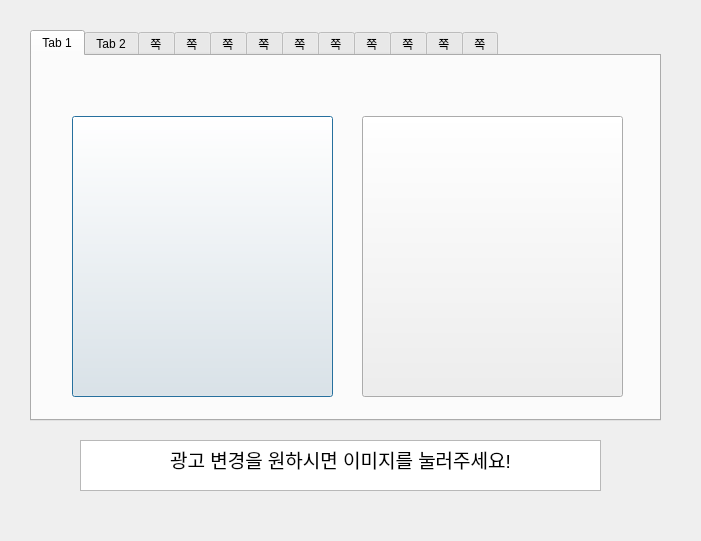
<?xml version="1.0" encoding="UTF-8"?>
<ui version="4.0">
 <class>Dialog</class>
 <widget class="QDialog" name="Dialog">
  <property name="geometry">
   <rect>
    <x>0</x>
    <y>0</y>
    <width>701</width>
    <height>541</height>
   </rect>
  </property>
  <property name="windowTitle">
   <string>Dialog</string>
  </property>
  <widget class="QTabWidget" name="tabWidget">
   <property name="geometry">
    <rect>
     <x>30</x>
     <y>30</y>
     <width>631</width>
     <height>391</height>
    </rect>
   </property>
   <property name="currentIndex">
    <number>0</number>
   </property>
   <widget class="QWidget" name="tab">
    <attribute name="title">
     <string>Tab 1</string>
    </attribute>
    <widget class="QPushButton" name="pushButton">
     <property name="geometry">
      <rect>
       <x>40</x>
       <y>60</y>
       <width>261</width>
       <height>281</height>
      </rect>
     </property>
     <property name="text">
      <string/>
     </property>
    </widget>
    <widget class="QPushButton" name="pushButton_2">
     <property name="geometry">
      <rect>
       <x>330</x>
       <y>60</y>
       <width>261</width>
       <height>281</height>
      </rect>
     </property>
     <property name="text">
      <string/>
     </property>
    </widget>
   </widget>
   <widget class="QWidget" name="tab_2">
    <attribute name="title">
     <string>Tab 2</string>
    </attribute>
    <widget class="QPushButton" name="pushButton_3">
     <property name="geometry">
      <rect>
       <x>40</x>
       <y>60</y>
       <width>261</width>
       <height>281</height>
      </rect>
     </property>
     <property name="text">
      <string/>
     </property>
    </widget>
    <widget class="QPushButton" name="pushButton_4">
     <property name="geometry">
      <rect>
       <x>330</x>
       <y>60</y>
       <width>261</width>
       <height>281</height>
      </rect>
     </property>
     <property name="text">
      <string/>
     </property>
    </widget>
   </widget>
   <widget class="QWidget" name="tab_3">
    <attribute name="title">
     <string>쪽</string>
    </attribute>
    <widget class="QPushButton" name="pushButton_5">
     <property name="geometry">
      <rect>
       <x>40</x>
       <y>60</y>
       <width>261</width>
       <height>281</height>
      </rect>
     </property>
     <property name="text">
      <string/>
     </property>
    </widget>
    <widget class="QPushButton" name="pushButton_6">
     <property name="geometry">
      <rect>
       <x>330</x>
       <y>60</y>
       <width>261</width>
       <height>281</height>
      </rect>
     </property>
     <property name="text">
      <string/>
     </property>
    </widget>
   </widget>
   <widget class="QWidget" name="tab_4">
    <attribute name="title">
     <string>쪽</string>
    </attribute>
    <widget class="QPushButton" name="pushButton_7">
     <property name="geometry">
      <rect>
       <x>40</x>
       <y>60</y>
       <width>261</width>
       <height>281</height>
      </rect>
     </property>
     <property name="text">
      <string/>
     </property>
    </widget>
    <widget class="QPushButton" name="pushButton_8">
     <property name="geometry">
      <rect>
       <x>330</x>
       <y>60</y>
       <width>261</width>
       <height>281</height>
      </rect>
     </property>
     <property name="text">
      <string/>
     </property>
    </widget>
   </widget>
   <widget class="QWidget" name="tab_5">
    <attribute name="title">
     <string>쪽</string>
    </attribute>
    <widget class="QPushButton" name="pushButton_9">
     <property name="geometry">
      <rect>
       <x>40</x>
       <y>60</y>
       <width>261</width>
       <height>281</height>
      </rect>
     </property>
     <property name="text">
      <string/>
     </property>
    </widget>
    <widget class="QPushButton" name="pushButton_10">
     <property name="geometry">
      <rect>
       <x>330</x>
       <y>60</y>
       <width>261</width>
       <height>281</height>
      </rect>
     </property>
     <property name="text">
      <string/>
     </property>
    </widget>
   </widget>
   <widget class="QWidget" name="tab_6">
    <attribute name="title">
     <string>쪽</string>
    </attribute>
    <widget class="QPushButton" name="pushButton_11">
     <property name="geometry">
      <rect>
       <x>40</x>
       <y>60</y>
       <width>261</width>
       <height>281</height>
      </rect>
     </property>
     <property name="text">
      <string/>
     </property>
    </widget>
    <widget class="QPushButton" name="pushButton_12">
     <property name="geometry">
      <rect>
       <x>330</x>
       <y>60</y>
       <width>261</width>
       <height>281</height>
      </rect>
     </property>
     <property name="text">
      <string/>
     </property>
    </widget>
   </widget>
   <widget class="QWidget" name="tab_7">
    <attribute name="title">
     <string>쪽</string>
    </attribute>
    <widget class="QPushButton" name="pushButton_13">
     <property name="geometry">
      <rect>
       <x>40</x>
       <y>60</y>
       <width>261</width>
       <height>281</height>
      </rect>
     </property>
     <property name="text">
      <string/>
     </property>
    </widget>
    <widget class="QPushButton" name="pushButton_14">
     <property name="geometry">
      <rect>
       <x>330</x>
       <y>60</y>
       <width>261</width>
       <height>281</height>
      </rect>
     </property>
     <property name="text">
      <string/>
     </property>
    </widget>
   </widget>
   <widget class="QWidget" name="tab_8">
    <attribute name="title">
     <string>쪽</string>
    </attribute>
    <widget class="QPushButton" name="pushButton_15">
     <property name="geometry">
      <rect>
       <x>40</x>
       <y>60</y>
       <width>261</width>
       <height>281</height>
      </rect>
     </property>
     <property name="text">
      <string/>
     </property>
    </widget>
    <widget class="QPushButton" name="pushButton_16">
     <property name="geometry">
      <rect>
       <x>330</x>
       <y>60</y>
       <width>261</width>
       <height>281</height>
      </rect>
     </property>
     <property name="text">
      <string/>
     </property>
    </widget>
   </widget>
   <widget class="QWidget" name="tab_9">
    <attribute name="title">
     <string>쪽</string>
    </attribute>
    <widget class="QPushButton" name="pushButton_17">
     <property name="geometry">
      <rect>
       <x>40</x>
       <y>60</y>
       <width>261</width>
       <height>281</height>
      </rect>
     </property>
     <property name="text">
      <string/>
     </property>
    </widget>
    <widget class="QPushButton" name="pushButton_18">
     <property name="geometry">
      <rect>
       <x>330</x>
       <y>60</y>
       <width>261</width>
       <height>281</height>
      </rect>
     </property>
     <property name="text">
      <string/>
     </property>
    </widget>
   </widget>
   <widget class="QWidget" name="tab_10">
    <attribute name="title">
     <string>쪽</string>
    </attribute>
    <widget class="QPushButton" name="pushButton_19">
     <property name="geometry">
      <rect>
       <x>40</x>
       <y>60</y>
       <width>261</width>
       <height>281</height>
      </rect>
     </property>
     <property name="text">
      <string/>
     </property>
    </widget>
    <widget class="QPushButton" name="pushButton_20">
     <property name="geometry">
      <rect>
       <x>330</x>
       <y>60</y>
       <width>261</width>
       <height>281</height>
      </rect>
     </property>
     <property name="text">
      <string/>
     </property>
    </widget>
   </widget>
   <widget class="QWidget" name="tab_11">
    <attribute name="title">
     <string>쪽</string>
    </attribute>
    <widget class="QPushButton" name="pushButton_21">
     <property name="geometry">
      <rect>
       <x>40</x>
       <y>60</y>
       <width>261</width>
       <height>281</height>
      </rect>
     </property>
     <property name="text">
      <string/>
     </property>
    </widget>
    <widget class="QPushButton" name="pushButton_22">
     <property name="geometry">
      <rect>
       <x>330</x>
       <y>60</y>
       <width>261</width>
       <height>281</height>
      </rect>
     </property>
     <property name="text">
      <string/>
     </property>
    </widget>
   </widget>
   <widget class="QWidget" name="tab_12">
    <attribute name="title">
     <string>쪽</string>
    </attribute>
    <widget class="QPushButton" name="pushButton23">
     <property name="geometry">
      <rect>
       <x>40</x>
       <y>60</y>
       <width>261</width>
       <height>281</height>
      </rect>
     </property>
     <property name="text">
      <string/>
     </property>
    </widget>
    <widget class="QPushButton" name="pushButton_24">
     <property name="geometry">
      <rect>
       <x>330</x>
       <y>60</y>
       <width>261</width>
       <height>281</height>
      </rect>
     </property>
     <property name="text">
      <string/>
     </property>
    </widget>
   </widget>
  </widget>
  <widget class="QTextEdit" name="textEdit">
   <property name="geometry">
    <rect>
     <x>80</x>
     <y>440</y>
     <width>521</width>
     <height>51</height>
    </rect>
   </property>
   <property name="html">
    <string>&lt;!DOCTYPE HTML PUBLIC &quot;-//W3C//DTD HTML 4.0//EN&quot; &quot;http://www.w3.org/TR/REC-html40/strict.dtd&quot;&gt;
&lt;html&gt;&lt;head&gt;&lt;meta name=&quot;qrichtext&quot; content=&quot;1&quot; /&gt;&lt;style type=&quot;text/css&quot;&gt;
p, li { white-space: pre-wrap; }
&lt;/style&gt;&lt;/head&gt;&lt;body style=&quot; font-family:'Gulim'; font-size:9pt; font-weight:400; font-style:normal;&quot;&gt;
&lt;p align=&quot;center&quot; style=&quot; margin-top:0px; margin-bottom:0px; margin-left:0px; margin-right:0px; -qt-block-indent:0; text-indent:0px;&quot;&gt;&lt;span style=&quot; font-size:14pt;&quot;&gt;광고 변경을 원하시면 이미지를 눌러주세요!&lt;/span&gt;&lt;/p&gt;&lt;/body&gt;&lt;/html&gt;</string>
   </property>
  </widget>
 </widget>
 <resources/>
 <connections/>
</ui>
